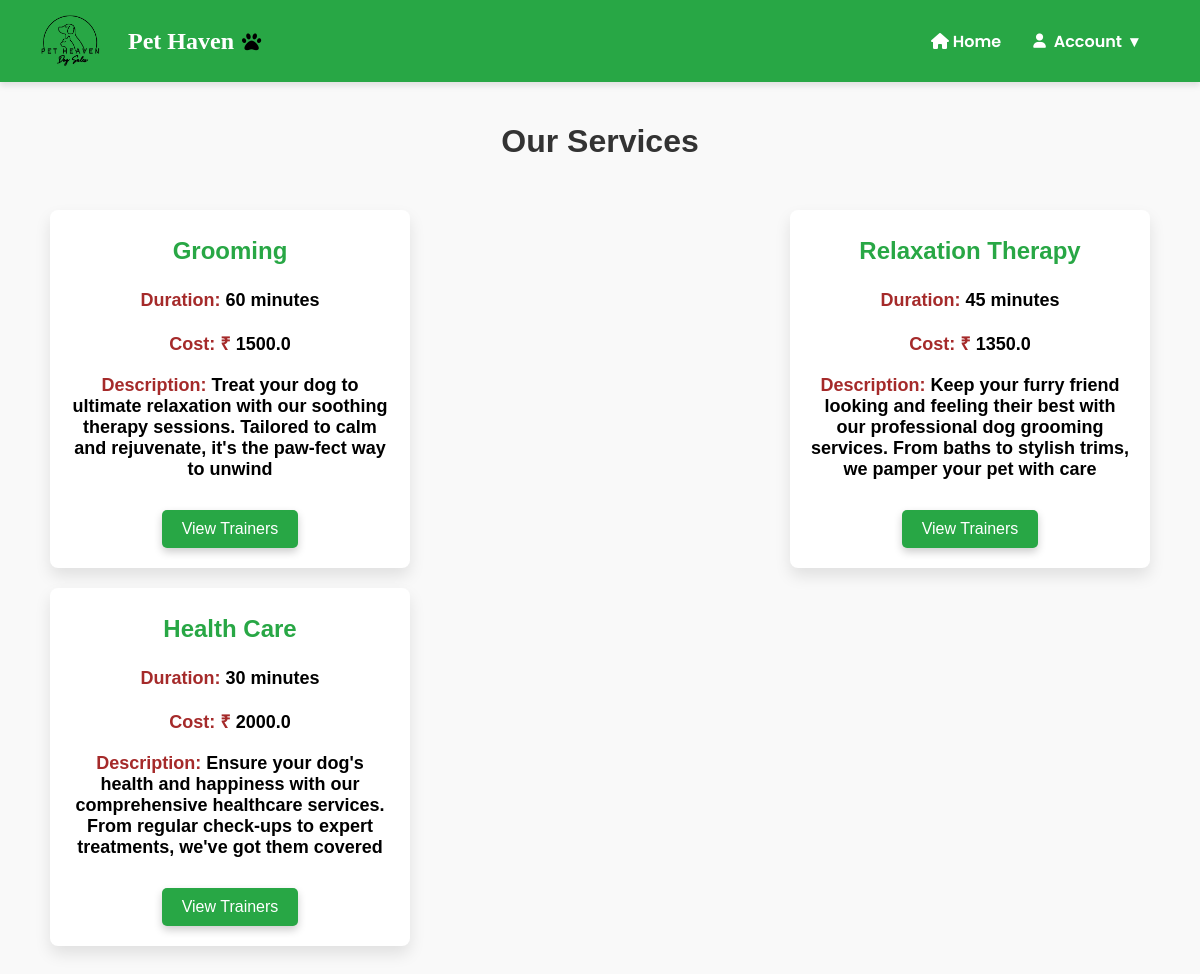
/services, run on the app's committed database.
### models.py (models this page shows, shortened)
class Service(db.Model):
    id = db.Column(db.Integer, primary_key=True)
    service_name = db.Column(db.String(100), nullable=False)
    duration = db.Column(db.String(50), nullable=False)
    cost = db.Column(db.Float, nullable=False)
    description = db.Column(db.Text, nullable=False)

### app.py (the view)
@app.route('/services')
def list_services():
    services = Service.query.all()
    return render_template('services3.html', services=services)

### templates/services3.html (shortened to what this page needs)
<!DOCTYPE html>
<html lang="en">
<head>
  <link rel="stylesheet" href="{{ url_for('static', filename='css/style4.css') }}" />
  <link rel="stylesheet" href="https://cdnjs.cloudflare.com/ajax/libs/font-awesome/6.0.0/css/all.min.css">
</head>
<body>
  <nav class="navbar">
    <div class="logo">
       <img src="{{ url_for('static', filename='images/logo1.png') }}" alt="Pet Heaven Logo">
 <span>Pet Haven</span>
   </div>
   <ul class="nav-links">
     <li><a href="/customer_dashboard" class="nav-link" id="home-link"><i class="fas fa-home"></i> Home</a></li>
     <li class="dropdown">
       <a href="#" class="dropdown-toggle"><i class="fa-solid fa-user"></i> Account <span>&#9662;</span></a>
     </li>
   </ul>
</nav>
  <div class="container">
    <h1>Our Services</h1>
    <section class="services-overview">
      <div class="cards">
        {% for service in services %}
        <div class="card">
          <h3>{{ service.service_name }}</h3>
          <p><strong>Duration:</strong>
            {% if 'hour' in service.duration %}
            {{ service.duration.split(' ')[0] | int * 60 }} minutes
            {% elif 'minute' in service.duration %}
            {{ service.duration.split(' ')[0] }} minutes
            {% else %}
            {{ service.duration }} minutes
            {% endif %}
          </p>
          <p><strong>Cost: ₹</strong> {{ service.cost }}</p>
          <p><strong>Description:</strong> {{ service.description }}</p>
          <div class="button-container">
            <button class="add-to-cart" data-id="{{ service.id }}" onclick="window.location.href='{{ url_for('trainers_by_service', service_id=service.id) }}'">View Trainers
            </button>
          </div>
        </div>
        {% else %}
        <p>No services available</p>
        {% endfor %}
      </div>
    </section>
  </div>
</body>
</html>

### static/css/style4.css (style rules this page uses)
body { font-family: "Poppins", serif; font-weight: 100; margin: 0; padding: 0; background-color: #f9f9f9; }
h1 { text-align: center; color: #333; }
.cards { display: flex; justify-content: center; flex-wrap: wrap; padding: 30px; gap: 3rem; }
.navbar { display: flex; justify-content: space-between; align-items: center; background-color: #28a745; padding: 1rem 2rem; color: white; box-shadow: 0 4px 6px rgba(0, 0, 0, 0.1); position:relative; top: 0; left: 0; right: 0; height: 50px; z-index: 1000; }
.logo { display: flex; align-items: center; gap: 1rem; }
.logo img { height: 60px; width: 80px; object-fit: contain; background-color: transparent; }
.logo span { font-size: 1.5rem; font-weight: bold; color: #fff; font-family: 'Pacifico', cursive; display: flex; align-items: center; gap: 0.5rem; }
.logo span::after { content: '\f1b0'; font-family: 'Font Awesome 5 Free'; font-weight: 900; font-size: 1.2rem; color: black; }
.nav-links { list-style: none; display: flex; justify-content: space-around; align-items: center; gap: 0; margin: 0; padding: 0; }
.nav-links li a { text-decoration: none; color: white; font-weight: 600; padding: 0.5rem 1rem; border-radius: 20px; transition: all 0.3s ease; }
.navbar .dropdown { position: relative; display: flex; align-items: center; }
.navbar .dropdown .dropdown-toggle { cursor: pointer; padding: 0.5rem 1rem; color: white; font-weight: 600; text-decoration: none; display: flex; align-items: center; gap: 0.5rem; border-radius: 20px; transition: background-color 0.3s ease; }
.navbar .dropdown .dropdown-toggle i { font-size: 0.9rem; }
.container { max-width: 1200px; margin: 0 auto; padding: 20px; font-family: Arial, sans-serif; text-align: center; }
h1, h2 { color: #333; margin-bottom: 20px; }
.cards { display: flex; flex-wrap: wrap; justify-content: space-between; gap: 20px; }
.card { display: flex; flex-direction: column; justify-content: space-between; align-items: center; width: 320px; padding: 20px; border-radius: 8px; background-color: #fff; box-shadow: 0 8px 16px rgba(0, 0, 0, 0.1); transition: transform 0.3s ease, box-shadow 0.3s ease; }
.card h3 { margin-top: 0; margin-bottom: 10px; font-size: 24px; color: #28a745; font-family: Arial, Helvetica, sans-serif; text-align: center; width: 100%; line-height: 1.4; min-height: 40px; display: flex; align-items: center; justify-content: center; font-weight: 900; }
.card p { margin: 10px 0; font-size: 18px; color: #000000; font-family: Arial, Helvetica, sans-serif; }
.card p strong { color: brown; font-weight: 800; }
.button-container { display: flex; justify-content: space-between; gap: 10px; margin-top: 20px; }
.button-container button { padding: 10px 20px; font-size: 16px; border-radius: 5px; cursor: pointer; border: none; display: flex; justify-content: center; align-items: center; }
.button-container .add-to-cart { box-shadow: 0 4px 8px rgba(0, 0, 0, 0.2); background-color: #28a745; color: white; border-radius: 5px; }
.button-container button { background-color: #009cfd; color: white; }
p { font-size: 16px; color: #333; font-weight: bold; }

### data on the page
Service: service_name "Grooming", duration "60", cost "1500.0", description "Treat your dog to ultimate relaxation with our soothing therapy sessions. Tailored to calm and rejuvenate, it's the paw-fect way to unwind"
Service: service_name "Relaxation Therapy", duration "45", cost "1350.0", description "Keep your furry friend looking and feeling their best with our professional dog grooming services. From baths to stylish trims, we pamper your pet with care"
Service: service_name "Health Care", duration "30", cost "2000.0", description "Ensure your dog's health and happiness with our comprehensive healthcare services. From regular check-ups to expert treatments, we've got them covered"
